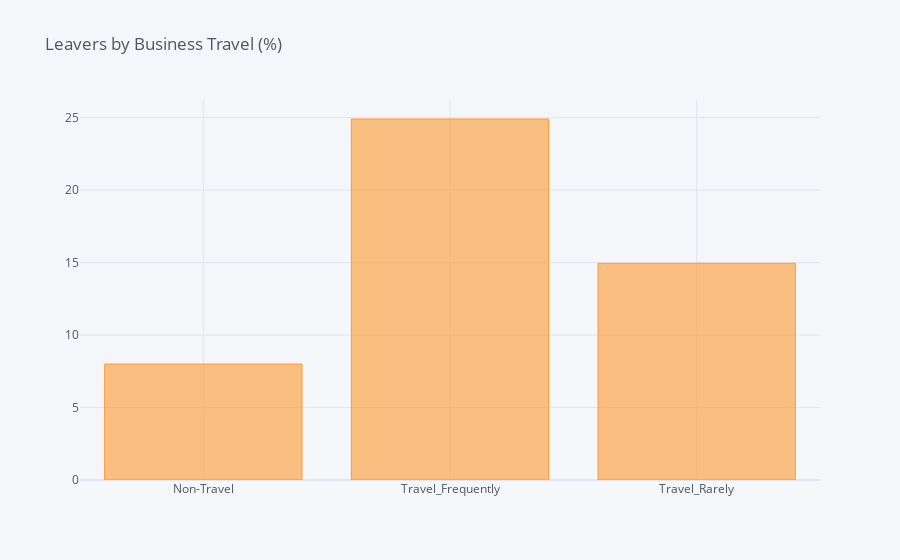
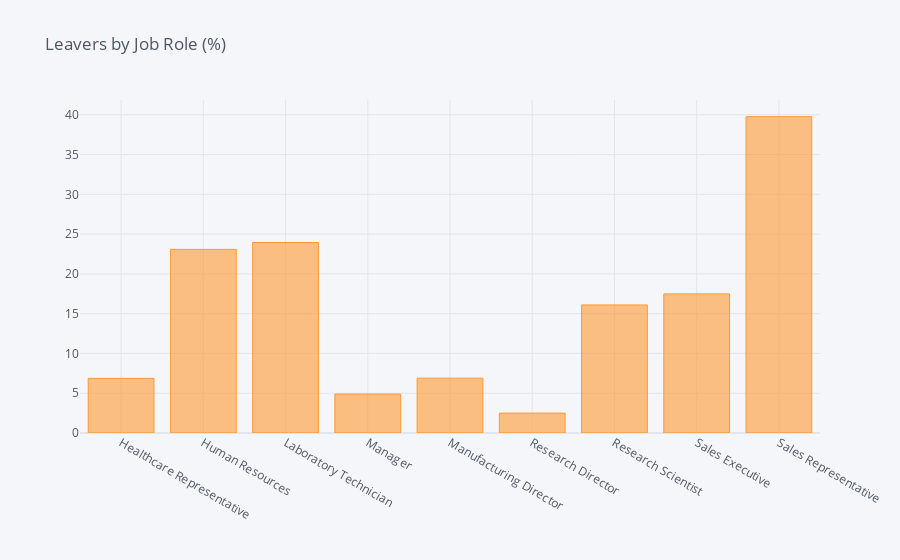
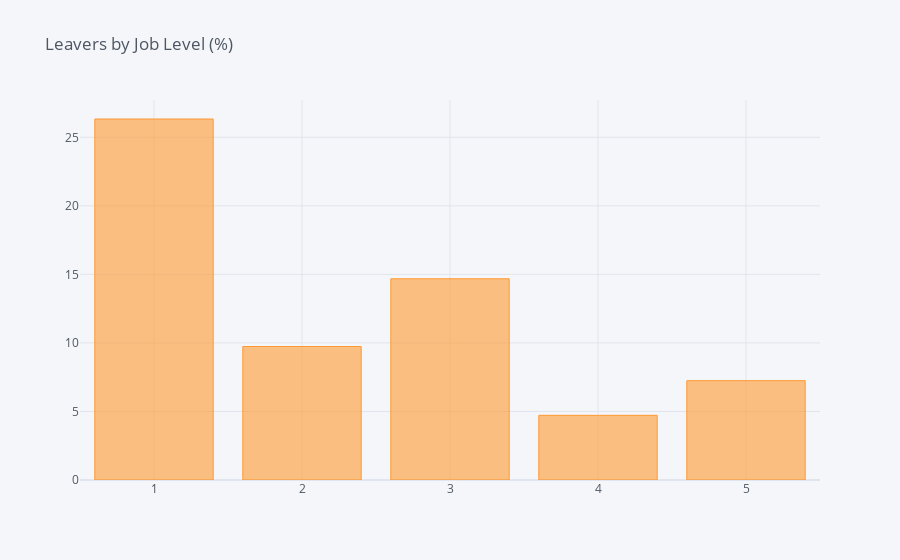

The notebook cell saved with these charts, in order:
### Code cell
#Frequency of Travel, Job Roles, Job Level, and Job Involvement

df_human_resources['BusinessTravel'].value_counts()

df_BusinessTravel = pd.DataFrame(columns=["BusinessTravel", "% of Leavers"])
i = 0
for field in list(df_human_resources['BusinessTravel'].unique()):
    ratio = df_human_resources[(df_human_resources['BusinessTravel']==field) & (df_human_resources['Attrition']=="Yes")].shape[0] / df_human_resources[df_human_resources['BusinessTravel']==field].shape[0]
    df_BusinessTravel.loc[i] = (field, ratio*100)
    i += 1

df_BusinessTravel_Group = df_BusinessTravel.groupby(by="BusinessTravel").sum()
df_BusinessTravel_Group.iplot(kind='bar', title='Leavers by Business Travel (%)')

df_human_resources['JobRole'].value_counts()

df_JobRole = pd.DataFrame(columns=["JobRole", "% of Leavers"])
i = 0
for field in list(df_human_resources['JobRole'].unique()):
    ratio = df_human_resources[(df_human_resources['JobRole']==field) & (df_human_resources['Attrition']=="Yes")].shape[0] / df_human_resources[df_human_resources['JobRole']==field].shape[0]
    df_JobRole.loc[i] = (field, ratio*100)
    i += 1

df_JobRole_Group = df_JobRole.groupby(by="JobRole").sum()
df_JobRole_Group.iplot(kind='bar', title='Leavers by Job Role (%)')

df_human_resources['JobLevel'].value_counts()

df_JobLevel = pd.DataFrame(columns=["JobLevel", "% of Leavers"])
i = 0
for field in list(df_human_resources['JobLevel'].unique()):
    ratio = df_human_resources[(df_human_resources['JobLevel']==field) & (df_human_resources['Attrition']=="Yes")].shape[0] / df_human_resources[df_human_resources['JobLevel']==field].shape[0]
    df_JobLevel.loc[i] = (field, ratio*100)
    i += 1

df_JobLevel_Group = df_JobLevel.groupby(by="JobLevel").sum()
df_JobLevel_Group.iplot(kind='bar', title='Leavers by Job Level (%)')

df_human_resources['JobInvolvement'].value_counts()

df_JobInvolvement = pd.DataFrame(columns=["JobInvolvement", "% of Leavers"])
i = 0
for field in list(df_human_resources['JobInvolvement'].unique()):
    ratio = df_human_resources[(df_human_resources['JobInvolvement']==field) & (df_human_resources['Attrition']=="Yes")].shape[0] / df_human_resources[df_human_resources['JobInvolvement']==field].shape[0]
    df_JobInvolvement.loc[i] = (field, ratio*100)
    i += 1

df_JobInvolvement_Group = df_JobInvolvement.groupby(by="JobInvolvement").sum()
df_JobInvolvement_Group.iplot(kind='bar', title='Leavers by Job Involvement (%)')

### Figure 1 — Plotly figure (JSON) as saved in the notebook; plotly's stock layout.template omitted (floating-point values rounded to 4 significant figures)
{"data": [{"marker": {"color": "rgba(255, 153, 51, 0.6)", "line": {"color": "rgba(255, 153, 51, 1.0)", "width": 1}}, "name": "% of Leavers", "orientation": "v", "text": "", "type": "bar", "x": ["Non-Travel", "Travel_Frequently", "Travel_Rarely"], "y": [8, 24.91, 14.96]}], "layout": {"legend": {"bgcolor": "#F5F6F9", "font": {"color": "#4D5663"}}, "paper_bgcolor": "#F5F6F9", "plot_bgcolor": "#F5F6F9", "title": {"font": {"color": "#4D5663"}, "text": "Leavers by Business Travel (%)"}, "xaxis": {"gridcolor": "#E1E5ED", "showgrid": true, "tickfont": {"color": "#4D5663"}, "title": {"font": {"color": "#4D5663"}, "text": ""}, "zerolinecolor": "#E1E5ED"}, "yaxis": {"gridcolor": "#E1E5ED", "showgrid": true, "tickfont": {"color": "#4D5663"}, "title": {"font": {"color": "#4D5663"}, "text": ""}, "zerolinecolor": "#E1E5ED"}}}

### Figure 2 — Plotly figure (JSON) as saved in the notebook; plotly's stock layout.template omitted (floating-point values rounded to 4 significant figures)
{"data": [{"marker": {"color": "rgba(255, 153, 51, 0.6)", "line": {"color": "rgba(255, 153, 51, 1.0)", "width": 1}}, "name": "% of Leavers", "orientation": "v", "text": "", "type": "bar", "x": ["Healthcare Representative", "Human Resources", "Laboratory Technician", "Manager", "Manufacturing Director", "Research Director", "Research Scientist", "Sales Executive", "Sales Representative"], "y": [6.87, 23.08, 23.94, 4.902, 6.897, 2.5, 16.1, 17.48, 39.76]}], "layout": {"legend": {"bgcolor": "#F5F6F9", "font": {"color": "#4D5663"}}, "paper_bgcolor": "#F5F6F9", "plot_bgcolor": "#F5F6F9", "title": {"font": {"color": "#4D5663"}, "text": "Leavers by Job Role (%)"}, "xaxis": {"gridcolor": "#E1E5ED", "showgrid": true, "tickfont": {"color": "#4D5663"}, "title": {"font": {"color": "#4D5663"}, "text": ""}, "zerolinecolor": "#E1E5ED"}, "yaxis": {"gridcolor": "#E1E5ED", "showgrid": true, "tickfont": {"color": "#4D5663"}, "title": {"font": {"color": "#4D5663"}, "text": ""}, "zerolinecolor": "#E1E5ED"}}}

### Figure 3 — Plotly figure (JSON) as saved in the notebook; plotly's stock layout.template omitted (floating-point values rounded to 4 significant figures)
{"data": [{"marker": {"color": "rgba(255, 153, 51, 0.6)", "line": {"color": "rgba(255, 153, 51, 1.0)", "width": 1}}, "name": "% of Leavers", "orientation": "v", "text": "", "type": "bar", "x": [1, 2, 3, 4, 5], "y": [26.34, 9.738, 14.68, 4.717, 7.246]}], "layout": {"legend": {"bgcolor": "#F5F6F9", "font": {"color": "#4D5663"}}, "paper_bgcolor": "#F5F6F9", "plot_bgcolor": "#F5F6F9", "title": {"font": {"color": "#4D5663"}, "text": "Leavers by Job Level (%)"}, "xaxis": {"gridcolor": "#E1E5ED", "showgrid": true, "tickfont": {"color": "#4D5663"}, "title": {"font": {"color": "#4D5663"}, "text": ""}, "zerolinecolor": "#E1E5ED"}, "yaxis": {"gridcolor": "#E1E5ED", "showgrid": true, "tickfont": {"color": "#4D5663"}, "title": {"font": {"color": "#4D5663"}, "text": ""}, "zerolinecolor": "#E1E5ED"}}}
